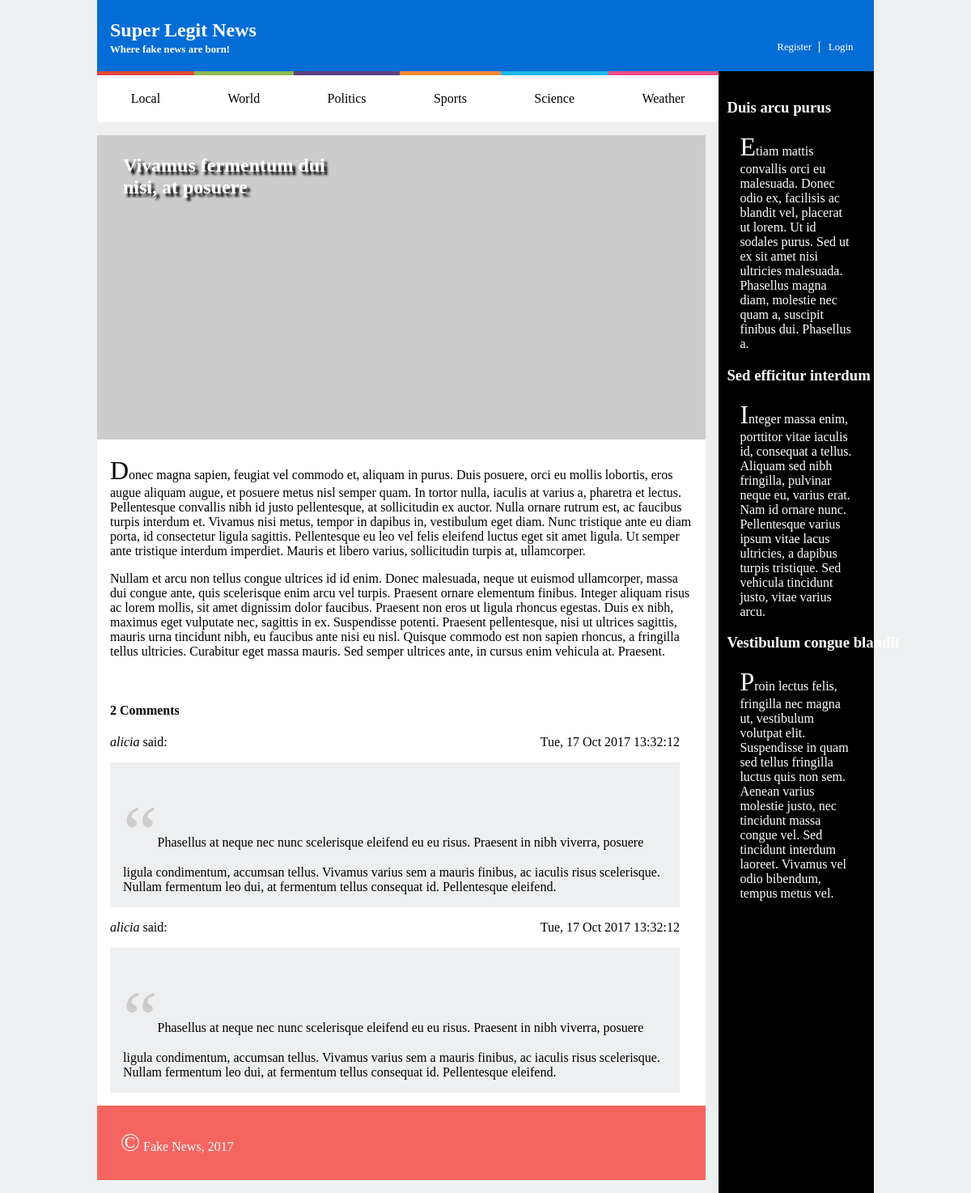
Before: /news_item.php?id=3 with the older database file.
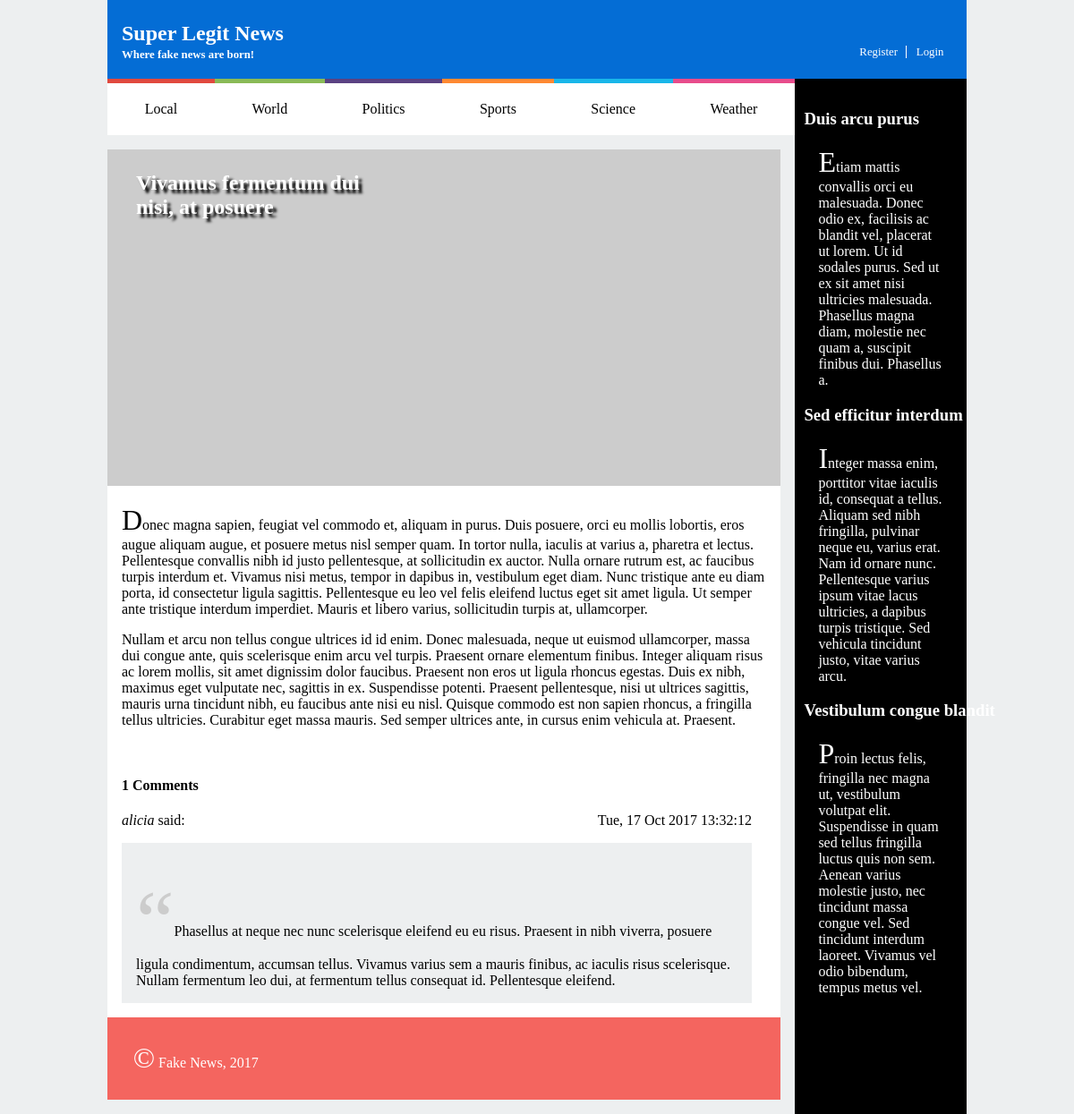
After: the same page with the newer database file.
### tables this page shows
CREATE TABLE comments (
  id INTEGER PRIMARY KEY,
  news_id INTEGER REFERENCES news,
  username VARCHAR REFERENCES users,
  published INTEGER, -- date when news item was published in epoch format
  text VARCHAR
);

### news_item.php (called while the page is built)
<?php
  include_once('database/connection.php');
  include_once('database/item.php');
  include_once('database/comments.php');
  $article = getArticle();
  $comments = getComments();
  include('templates/header.php');
  include('templates/list_item.php');
  include('templates/footer.php');
?>

### database/item.php (called while the page is built)
<?php
function getArticle() {
    global $db;
    $stmt = $db->prepare('SELECT news.*, users.*, COUNT(comments.id) AS comments
                      FROM news LEFT JOIN users USING (username) LEFT JOIN comments ON comments.news_id = news.id
                      WHERE news.id = ?');
    $stmt->execute(array($_GET['id']));
    $article = $stmt->fetchAll();
    return $article;
}
?>

### database/comments.php (called while the page is built)
<?php
function getComments() {
    global $db;
    $stmt = $db->prepare('SELECT * FROM comments
                          WHERE news_id = ?');
    $stmt->execute(array($_GET['id']));
    $comments = $stmt->fetchAll();
    return $comments;
}
?>

### templates/list_item.php (the view)
<?php
echo '<article>';
echo '<header>';
echo '<h1><a href="item.html">' . $article[0]['title'] . '</a></h1>';
echo '</header>';
echo '<img src="http://lorempixel.com/600/300/business/" alt="">';
echo '<p>' . $article[0]['introduction'] . '</p>';
echo '<p>' . $article[0]['fulltext'] . '</p>';
echo '<p><a href="edit_news.php?id=' . $article[0]['id'] . '"> Edit article </a></p>';
echo '<section id="comments">';
echo '<h1>' . sizeof($comments) . ' Comments</h1>';
foreach($comments as $comment) {
    echo '<article class = "comment">';
    echo '<span class="user">' . $comment['username'] . '</span>';
    echo '<span class="date">' . substr(gmdate('r', $comment['published']), 0, -5) . '</span>';
    echo '<p>' . $comment['text'] . '</p>';
    echo '</article>';
}
?>

Changed rows visible on the page:
removed comments: username "alicia", published "Tue, 17 Oct 2017 13:32:12", text "Phasellus at neque nec nunc scelerisque eleifend eu eu risus. Praesent in nibh viverra, posuere ligula condimentum, accumsan tellus. Vivamus varius sem a mauris finibus, ac iaculis risus scelerisque. Nullam fermentum leo dui, at fermentum tellus consequat id. Pellentesque eleifend."
Other visible differences:
sizeof($comments): "2" → "1"
